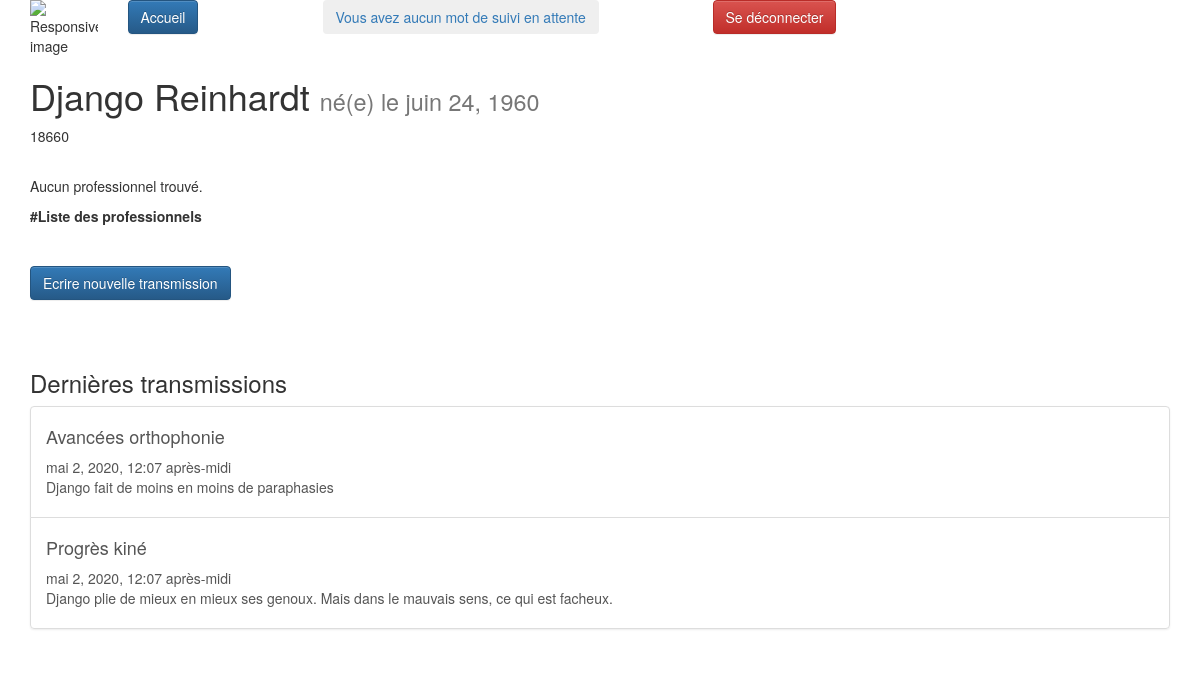
Page /tablecom/CarnetVisu/1 (signed in) on the committed database.
### tablecom/models.py (models this page shows, shortened)
class ChildSNotebook(models.Model): #name of table that contain differents "carnets" for each child
    active=models.BooleanField(default=True)
    name = models.CharField(max_length=80, verbose_name="Nom")
    forename = models.CharField(max_length=80, verbose_name="Prénom")
    date_of_birth = models.DateField(verbose_name="Date de naissance")
    id_RespLeg = models.CharField(max_length=20,verbose_name="Id responsables legaux", default="")  # id of childs attached to LR
    num_ident=models.CharField( verbose_name="Identifiant sécurité sociale",max_length=20)
    id_prof_auth=models.TextField(max_length=1200, verbose_name="Id Professionnels Rattachés")
    articles_id=models.TextField(max_length=2500, verbose_name="Id des articles rattachés", default="")
    class Meta:
        verbose_name = "Carnet Enfant"
        ordering = ['date_of_birth']
    def __str__(self):
        return self.name

class Article(models.Model): #table of differents "notes", or "articles" that will be created by Pro or LR
    active = models.BooleanField(default=True)
    id_Professionnal=models.IntegerField(verbose_name='Id Professionnel')
    title = models.CharField(max_length=255, verbose_name="Titre")
    content = models.TextField(null=False, verbose_name="Contenu")
    date = models.DateTimeField(default=timezone.now,
                                verbose_name="Date de parution")
    valid_art=models.BooleanField(default=False) #validation or not of the article by legal Responsible
    list_to_notify = models.TextField(null=True, verbose_name="Id des personnes notifiée") #list of differents "pro"
    class Meta:
        verbose_name = "article"
        ordering = ['date']

### tablecom/views.py (the view)
# urls.py: path('CarnetVisu/<id_carnet>',views.ChildSNotebookVisu, name="ChildSNotebookVisu"),
def ChildSNotebookVisu(request,id_carnet):
    if request.user.has_perm("tablecom.CSNB{0}_access".format(id_carnet)):
        carnet = get_object_or_404(ChildSNotebook, id=id_carnet)
        print("Ouverture d'un carnet",id_carnet, carnet)
        listProfString = carnet.id_prof_auth #catch list of id of profs
        newListOfProf=list_of_prof(listProfString) #call external function that returns list of professionnals
        listArticlesString= carnet.articles_id #catch list of articles ID
        newListOfArticles=list_of_articles(listArticlesString)
        return render(request, 'tablecom/ChildSNotebook.html', locals())

### tablecom/modules_complementaires.py (called while the page is built)
def list_of_prof(listStringId):
    print("Liste en string : ",listStringId)
    listIdprofs=listStringId.split(";")
    print (listIdprofs)
    NewListProfs=[]
    for prof in listIdprofs:
        try:
            ProfSel=User.objects.get(id=prof)
            print(type(ProfSel))
            print(ProfSel.first_name,' ', ProfSel.last_name, ' ',ProfSel.email)
            NewListProfs.append(ProfSel)
        except:
            print("Impossible de récupérer la liste des professionnels: Vérifier que chaque ID existe")
            return None
    return NewListProfs

def list_of_articles(string_of_articles):
    listIDarticles=string_of_articles.split(";")
    NewListArticles=[]
    for article in listIDarticles:
        try :
            articleSel=Article.objects.get(id=article)
            print(articleSel.title)
            NewListArticles.append(articleSel)
        except:
            print("Impossible de récupérer l'item {0} : Vérifier que chaque ID existe".format(article))
    return NewListArticles

### tablecom/templates/tablecom/ChildSNotebook.html (shortened to what this page needs)
<!DOCTYPE html>
{% extends "tablecom/base.html" %}
{% block content %}
<div class="container">
<h1>{{ carnet.name }} {{ carnet.forename }} <span class="small"> né(e) le {{carnet.date_of_birth}}</span></h1>
<p class="infos">{{carnet.num_ident}}</p>
<br>
    <table class="table-sm">
      <thead>
        <tr>
          <th scope="col">#</th>
          <th scope="col">Liste des professionnels</th>
        </tr>
      </thead>
      <tbody>
        {% for prof in newListOfProf %}
        <tr>
          <th scope="row">{{prof.id}}</th>
          <td><h4> {{prof.first_name}} {{prof.last_name}}</h4></td>
          <td>{{prof.email}}</td>
                {% empty %}
            <p>Aucun professionnel trouvé.</p>
            {% endfor %}
      </tbody>
    </table>
<br><br>
<p><a href="{% url 'NewArticle' carnet.id %}"><button type="button" class="btn btn-primary">Ecrire nouvelle transmission</button></a></p>
<br><br>
    <h3>Dernières transmissions </h3>
<div class="list-group">
    {% for article in newListOfArticles %}
    <a href="" class="list-group-item list-group-item-action">    <h4> {{article.title}} </h4> {{article.date}}
        <p>{{article.content}}</p> </a>
    {% empty %}
        <p>Aucun article trouvé.</p>
{% endfor %}
</div></div>
{% endblock %}

### rows in the picture
ChildSNotebook: name "Django", forename "Reinhardt", date_of_birth "juin 24, 1960", num_ident "18660"
Article: title "Avancées orthophonie", date "mai 2, 2020, 12:07 après-midi", content "Django fait de moins en moins de paraphasies"
Article: title "Progrès kiné", date "mai 2, 2020, 12:07 après-midi", content "Django plie de mieux en mieux ses genoux. Mais dans le mauvais sens, ce qui est facheux."
